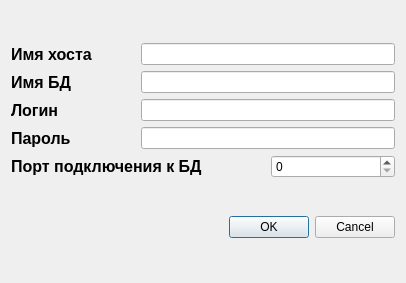
<?xml version="1.0" encoding="UTF-8"?>
<ui version="4.0">
 <class>Dialog</class>
 <widget class="QDialog" name="Dialog">
  <property name="geometry">
   <rect>
    <x>0</x>
    <y>0</y>
    <width>406</width>
    <height>283</height>
   </rect>
  </property>
  <property name="windowTitle">
   <string>Dialog</string>
  </property>
  <layout class="QVBoxLayout" name="verticalLayout">
   <item>
    <layout class="QGridLayout" name="gridLayout">
     <item row="0" column="1" colspan="2">
      <widget class="QLineEdit" name="lE_hostname"/>
     </item>
     <item row="3" column="0">
      <widget class="QLabel" name="lb_password">
       <property name="font">
        <font>
         <pointsize>12</pointsize>
         <bold>true</bold>
         <underline>false</underline>
        </font>
       </property>
       <property name="text">
        <string>Пароль</string>
       </property>
      </widget>
     </item>
     <item row="3" column="1" colspan="2">
      <widget class="QLineEdit" name="IE_password"/>
     </item>
     <item row="1" column="1" colspan="2">
      <widget class="QLineEdit" name="lE_database"/>
     </item>
     <item row="0" column="0">
      <widget class="QLabel" name="lb_hostname">
       <property name="font">
        <font>
         <pointsize>12</pointsize>
         <bold>true</bold>
         <underline>false</underline>
        </font>
       </property>
       <property name="text">
        <string>Имя хоста</string>
       </property>
      </widget>
     </item>
     <item row="4" column="2">
      <widget class="QSpinBox" name="spinBox"/>
     </item>
     <item row="2" column="0">
      <widget class="QLabel" name="lb_log">
       <property name="font">
        <font>
         <pointsize>12</pointsize>
         <bold>true</bold>
         <underline>false</underline>
        </font>
       </property>
       <property name="text">
        <string>Логин</string>
       </property>
      </widget>
     </item>
     <item row="1" column="0">
      <widget class="QLabel" name="lb_database">
       <property name="font">
        <font>
         <pointsize>12</pointsize>
         <bold>true</bold>
         <underline>false</underline>
        </font>
       </property>
       <property name="text">
        <string>Имя БД</string>
       </property>
      </widget>
     </item>
     <item row="2" column="1" colspan="2">
      <widget class="QLineEdit" name="lE_log"/>
     </item>
     <item row="4" column="0" colspan="2">
      <widget class="QLabel" name="lb_port">
       <property name="font">
        <font>
         <pointsize>12</pointsize>
         <bold>true</bold>
         <underline>false</underline>
        </font>
       </property>
       <property name="text">
        <string>Порт подключения к БД</string>
       </property>
      </widget>
     </item>
    </layout>
   </item>
   <item>
    <widget class="QDialogButtonBox" name="buttonBox">
     <property name="orientation">
      <enum>Qt::Horizontal</enum>
     </property>
     <property name="standardButtons">
      <set>QDialogButtonBox::Cancel|QDialogButtonBox::Ok</set>
     </property>
    </widget>
   </item>
  </layout>
 </widget>
 <resources/>
 <connections>
  <connection>
   <sender>buttonBox</sender>
   <signal>accepted()</signal>
   <receiver>Dialog</receiver>
   <slot>accept()</slot>
   <hints>
    <hint type="sourcelabel">
     <x>248</x>
     <y>254</y>
    </hint>
    <hint type="destinationlabel">
     <x>15</x>
     <y>15</y>
    </hint>
   </hints>
  </connection>
  <connection>
   <sender>buttonBox</sender>
   <signal>rejected()</signal>
   <receiver>Dialog</receiver>
   <slot>reject()</slot>
   <hints>
    <hint type="sourcelabel">
     <x>316</x>
     <y>260</y>
    </hint>
    <hint type="destinationlabel">
     <x>15</x>
     <y>15</y>
    </hint>
   </hints>
  </connection>
 </connections>
</ui>
